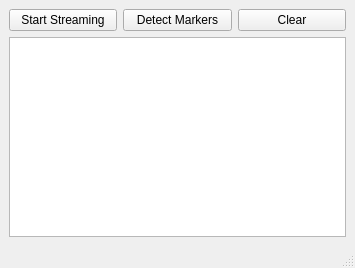
<?xml version="1.0" encoding="UTF-8"?>
<ui version="4.0">
 <class>MainWindow</class>
 <widget class="QMainWindow" name="MainWindow">
  <property name="geometry">
   <rect>
    <x>0</x>
    <y>0</y>
    <width>355</width>
    <height>268</height>
   </rect>
  </property>
  <property name="windowTitle">
   <string>MainWindow</string>
  </property>
  <widget class="QWidget" name="centralwidget">
   <layout class="QVBoxLayout" name="verticalLayout">
    <item>
     <layout class="QHBoxLayout" name="horizontalLayout">
      <item>
       <widget class="QPushButton" name="pbStreaming">
        <property name="text">
         <string>Start Streaming</string>
        </property>
       </widget>
      </item>
      <item>
       <widget class="QPushButton" name="pbMarkerposition">
        <property name="text">
         <string>Detect Markers</string>
        </property>
       </widget>
      </item>
      <item>
       <widget class="QPushButton" name="pushButton">
        <property name="text">
         <string>Clear</string>
        </property>
       </widget>
      </item>
     </layout>
    </item>
    <item>
     <widget class="QTextEdit" name="textEdit">
      <property name="readOnly">
       <bool>true</bool>
      </property>
     </widget>
    </item>
   </layout>
  </widget>
  <widget class="QMenuBar" name="menubar">
   <property name="geometry">
    <rect>
     <x>0</x>
     <y>0</y>
     <width>355</width>
     <height>21</height>
    </rect>
   </property>
  </widget>
  <widget class="QStatusBar" name="statusbar"/>
 </widget>
 <resources/>
 <connections/>
</ui>
